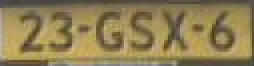
#> input picture test-set-recognition/23-GSX-6.jpg, 127 x 33 px (shown 2 times larger); its folder holds only this picture in this run
$ python recognitionValidation.py
#> lines starting #> are read from the running program, lines starting #| are printed output that depends on the picture; after the words box and inside, x2 and y2 are one past the last pixel; in counts of white or black regions, pixels touching at a corner belong together
### utils.py
import os
import re
from datetime import timedelta

import cv2
import matplotlib.pyplot as plt
import numpy as np


# [25 lines left out: function intersection_over_union, not called in this run]


def get_filenames(directory):
    filenames = []
    for filename in os.listdir(directory):
        if os.path.isfile(os.path.join(directory, filename)):
            filenames.append(filename)
    return filenames


def crop_by_percentage(img, scale_width, scale_height):
#> called with scale_width = 0.9, scale_height = 0.65
    center_x, center_y = img.shape[1] / 2, img.shape[0] / 2
#> center_x = 63.5; center_y = 16.5
    width_scaled, height_scaled = img.shape[1] * scale_width, img.shape[0] * scale_height
#> width_scaled = 114.3; height_scaled = 21.45
    left_x, right_x = center_x - width_scaled / 2, center_x + width_scaled / 2
#> left_x = 6.35; right_x = 120.7
    top_y, bottom_y = center_y - height_scaled / 2, center_y + height_scaled / 2
#> top_y = 5.78; bottom_y = 27.23
    img_cropped = img[int(top_y):int(bottom_y), int(left_x):int(right_x)]
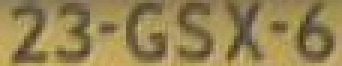
#> img_cropped: shape (22, 114, 3) (shown 3 times larger); mean B, G, R 82.8, 130.9, 149.4

    return img_cropped

# [54 lines left out: functions plotImage, fill_dashes, is_close, not called in this run]

def strip_of_dashes(plate):
    return plate.replace('-', '')

# [87 lines left out: functions similar_strings, is_correct_format, isodata_thresholding, not called in this run]

### Recognize.py
import time

import cv2
import numpy as np
import os

import utils
from utils import crop_by_percentage, plotImage, fill_dashes, isodata_thresholding


def segment_and_recognize(plate_images):
    """
    In this file, you will define your own segment_and_recognize function.
    To do:
        1. Segment the plates character by character
        2. Compute the distances between character images and reference character images(in the folder of 'SameSizeLetters' and 'SameSizeNumbers')
        3. Recognize the character by comparing the distances
    Inputs:(One)
        1. plate_imgs: cropped plate images by Localization.plate_detection function
        type: list, each element in 'plate_imgs' is the cropped image(Numpy array)
    Outputs:(One)
        1. recognized_plates: recognized plate characters
        type: list, each element in recognized_plates is a list of string(Hints: the element may be None type)
    Hints:
        You may need to define other functions.
    """
    recognized_plates = []

    for image in plate_images:
        #cv2.imwrite(f"debug-images/test1.png", image)
        image = preprocess(image)
        #cv2.imwrite(f"debug-images/test2.png",image)
        #plotImage(image)
        char_images = crop(image)
        plate_string = recognise(char_images)
        # [6 lines of commented-out code are left out]
        if(utils.is_correct_format(plate_string)):
            recognized_plates.append(plate_string)


    return recognized_plates


def preprocess(image):

    #cv2.imwrite(f"debug-images/test1.png", image)

    # Zoom in to remove borders of the plate
    image = crop_by_percentage(image, 0.90, 0.65)

    #cv2.imwrite(f"debug-images/test2.png", image)

    # Remove noise
    #image = cv2.GaussianBlur(image, (3, 3), 0)


    # Resize to height of x pixels
    desired_height = 70
    aspect_ratio = image.shape[1] / image.shape[0]
#> aspect_ratio = 5.18
    desired_width = int(aspect_ratio * desired_height)
#> desired_width = 362
    image = cv2.resize(image, (desired_width, desired_height))

    #cv2.imwrite(f"debug-images/test3.png", image)

    # Convert to grayscale
    image = cv2.cvtColor(image, cv2.COLOR_BGR2GRAY)
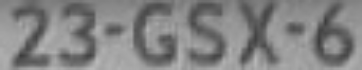
#> image: shape (70, 362); min 60, max 184, mean 130.8

    # Histogram equalisation
    image = cv2.equalizeHist(image)
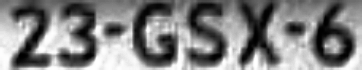
#> image: shape (70, 362); min 0, max 255, mean 128.9

    #cv2.imwrite(f"debug-images/test4.png", image)
    #plotImage(image)

    # Threshold to binarize the image
    #mask = cv2.adaptiveThreshold(image, 255, cv2.ADAPTIVE_THRESH_MEAN_C, cv2.THRESH_BINARY_INV, 11, 2)  # INV because letters are black
    _, mask = cv2.threshold(image, 80, 255, cv2.THRESH_BINARY_INV)  # was 80
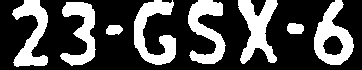
#> mask: shape (70, 362); 31.4% white; 8 white regions, largest, box (x1, y1, x2, y2) and area: (134, 0, 176, 65) 1364, (238, 0, 278, 64) 1346, (314, 0, 354, 65) 1314

    #cv2.imwrite("debug-images/maskrecog.png", mask)

    #cv2.imwrite(f"debug-images/test5.png", mask)
    #plotImage(mask)

    # Apply erosion and dilation to remove noise
    kernel_size = 5
    erosion_kernel = np.ones((kernel_size, kernel_size), np.uint8)
    mask = cv2.erode(mask, erosion_kernel, iterations=1)
#> mask: shape (70, 362); 16.6% white; 8 white regions, largest, box (x1, y1, x2, y2) and area: (240, 0, 275, 61) 765, (136, 0, 174, 63) 720, (316, 0, 351, 63) 699
    dilation_kernel = np.ones((kernel_size, kernel_size), np.uint8)
    mask = cv2.dilate(mask, dilation_kernel, iterations=1)
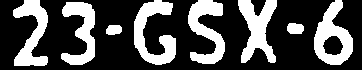
#> mask: shape (70, 362); 31.1% white; 8 white regions, largest, box (x1, y1, x2, y2) and area: (134, 0, 176, 65) 1356, (238, 0, 277, 63) 1333, (314, 0, 353, 65) 1309


    #cv2.imwrite(f"debug-images/test6.png", mask)

    return mask


def crop(image):
    # Horizontal boundaries for each character
    char_index_ranges = []
    for j in range(image.shape[1]):
        pixel_sum = np.sum(image[:, j])

        if pixel_sum >= 4 and (len(char_index_ranges) == 0 or len(char_index_ranges[-1]) == 2):
            char_index_ranges.append([])
            char_index_ranges[-1].append(j)
        elif pixel_sum < 4:
            if len(char_index_ranges) > 0 and len(char_index_ranges[-1]) == 1:
                char_index_ranges[-1].append(j - 1)
#> this loop made 362 passes
#> pixel_sum on passes 1 to 3: 0, 0, 0
#> after the loop, char_index_ranges = [[13, 47], [61, 94], [106, 121], [134, 175], [188, 224], [238, 276], [287, 303], [314, 352]]

    # if no last column with no white pixels found use the last one
    if len(char_index_ranges[-1]) == 1:
        char_index_ranges[-1].append(image.shape[1] - 1)

    # Crop characters
    chars = []
    for char_range in char_index_ranges:
        l, r = char_range
        chars.append(image[:, l: r + 1])
#> this loop made 8 passes
#> after the loop, chars = 8 items

    # Vertical boundary for each character
    chars_cropped = []
    for char in chars:
        top_index, bottom_index = None, None
        for i in range(char.shape[0]):
            pixel_sum = np.sum(char[i, :])

            if pixel_sum >= 8 and top_index is None:
                top_index = i
            elif pixel_sum < 8 and top_index is not None:
                bottom_index = i - 1
                break
        # if no last column with no white pixels found use the last one
        if bottom_index is None:
            bottom_index = char.shape[0] - 1

        # Filter out dashes
        if (bottom_index - top_index) / char.shape[0] < 0.3:
            continue

        chars_cropped.append(char[top_index: bottom_index + 1, :])

        char_index_ranges[-1].append(image.shape[1] - 1)
#> this loop made 8 passes
#> after the loop, chars_cropped = 6 items

    #for i, img in enumerate(chars_cropped):
        #cv2.imwrite(f"debug-images/croppedchar{i}_{time.time()}.png", img)

    return chars_cropped


def recognise(images):
    result = ""
    for image in images:
        letter = recogniseletter(image)
        result = result + letter
    return result


def lowest_score(test_image, character_set, reference_characters):
    # Get the difference score with each of the reference characters
    # (or only keep track of the lowest score)
    mini = 9999999
    ans = None
    for char in character_set:
        resized_reference=cv2.resize(reference_characters[char], (70, 85))
        kernel_size = 3
        kernel = np.ones((kernel_size, kernel_size), np.uint8)
        resized_reference = cv2.dilate( resized_reference, kernel, iterations=1)
        score = difference_score(test_image,resized_reference)
        if score < mini:
            mini = score
            ans = char
    # Return a single character based on the lowest score
    return ans


# [5 lines left out: function difference_score, not called in this run]


def recogniseletter(image):
    resized_image = cv2.resize(image, (70, 85))
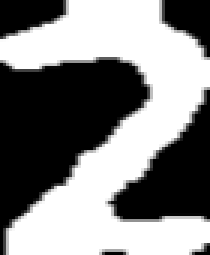
#> resized_image: shape (85, 70) (shown 3 times larger); min 0, max 255, mean 131.7
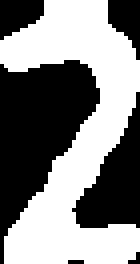
#> image: shape (66, 35) (shown 4 times larger); 51.7% white; 6 black regions (2 under 20 px), largest, box (x1, y1, x2, y2) and area: (0, 15, 25, 66) 667, (18, 23, 35, 57) 286, (0, 0, 11, 10) 79, (27, 0, 35, 15) 75
    #plotImage(image)
    path = 'dataset\CharactersDifferentSizes'

    total_set = {'B', 'D', 'F', 'G', 'H', 'J', 'K', 'L', 'M', 'N', 'P', 'R', 'S', 'T', 'V', 'X', 'Z', '0', '1', '2',
                 '3', '4', '5', '6', '7', '8', '9'}

    reference_characters = {}
    for char in total_set:
        reference_characters[char] = cv2.imread(os.path.join("dataset", "CharactersDifferentSizes", char + ".bmp"), cv2.IMREAD_GRAYSCALE)

    result = lowest_score(resized_image, total_set, reference_characters)
#> in lowest_score, `mini = 9999999`: mini = 9999999

    #resized_reference = cv2.resize(reference_characters[result], (70, 85))

    #plotImage(resized_reference)
    return result


# [11 lines that do not run on import are left out]

### recognitionValidation.py
import pandas as pd
import os
import cv2
from utils import intersection_over_union, get_filenames
from Recognize import segment_and_recognize

files = get_filenames("test-set-recognition")

images = []
labels = []

for file in files:
    label = file.split(".")[0]
    labels.append(label)
    images.append(cv2.imread(os.path.join("test-set-recognition", file), cv2.IMREAD_UNCHANGED))

#> (the run stopped early here; a loop or call above may not have finished)

$ run again, on test-set-recognition/25-XV-LX.jpg
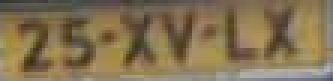
#> input picture test-set-recognition/25-XV-LX.jpg, 111 x 27 px (shown 3 times larger)
#> in preprocess, `mask = cv2.dilate(mask, dilation_kernel, iterations=1)`:
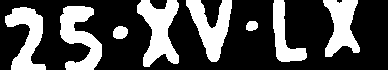
#> mask: shape (70, 388); 30.7% white; 8 white regions, largest, box (x1, y1, x2, y2) and area: (137, 0, 179, 67) 1613, (60, 6, 102, 70) 1501, (186, 0, 232, 62) 1409
#> the loop in crop, `for j in range(image.shape[1]):` made 388 passes
#> pixel_sum on passes 1 to 3: 0, 0, 0
#> after the loop in crop, `for j in range(image.shape[1]):`: char_index_ranges = [[5, 45], [60, 101], [113, 127], [137, 178], [186, 231], [246, 257], [273, 306], [323, 359]]
#> the loop in crop, `for char_range in char_index_ranges:` made 8 passes
#> after the loop in crop, `for char_range in char_index_ranges:`: chars = 8 items
#> the loop in crop, `for char in chars:` made 8 passes
#> after the loop in crop, `for char in chars:`: chars_cropped = 6 items
#> in recogniseletter, `resized_image = cv2.resize(image, (70, 85))`:
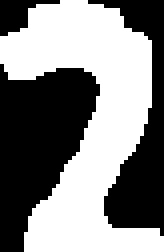
#> image: shape (63, 41) (shown 4 times larger); 51.8% white; 3 black regions, box (x1, y1, x2, y2) and area: (0, 16, 25, 63) 724, (22, 0, 41, 59) 454, (0, 0, 15, 9) 66
#> in lowest_score, `mini = 9999999`: mini = 9999999
